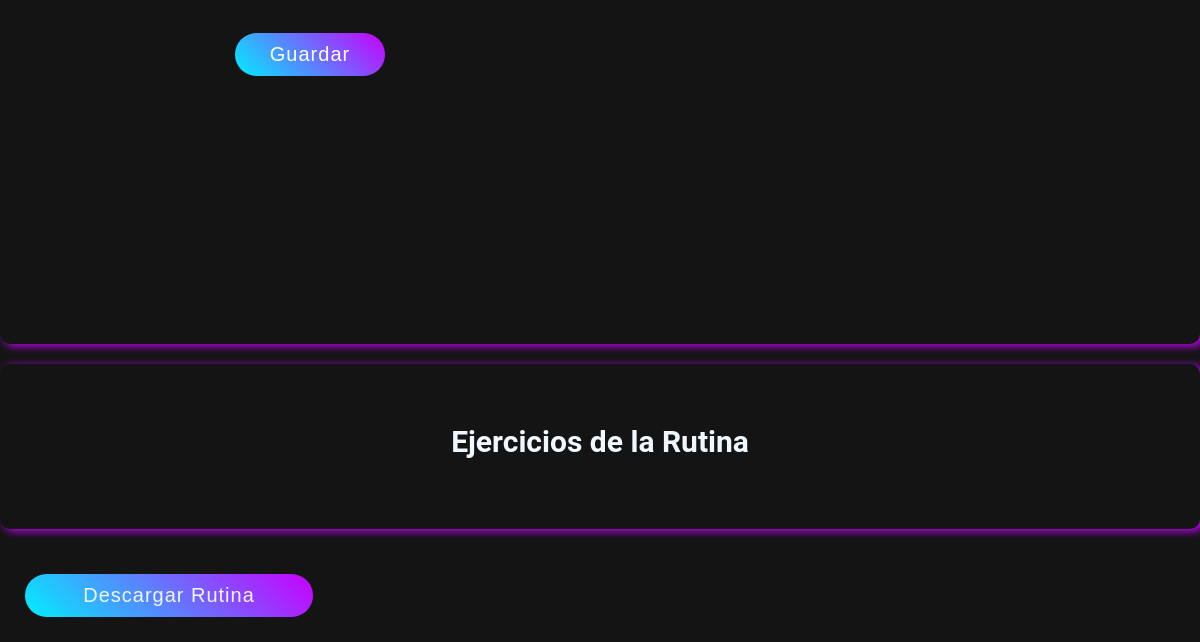
The page /cliente/1/ (signed in, lower part) on the database as committed earlier.
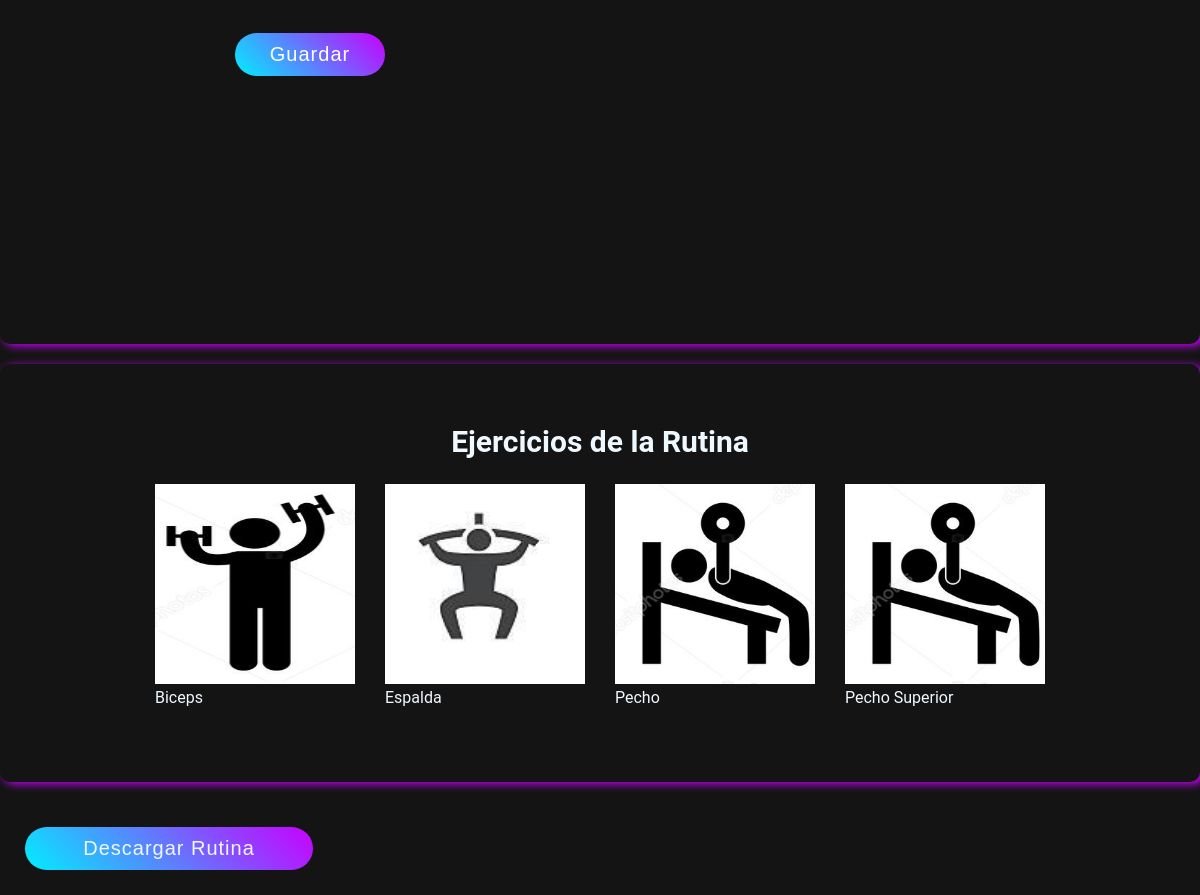
The same page on the database as committed later.
### rutina/models.py (models this page shows, shortened)
class Ejercicio(models.Model):
    nombre = models.CharField(max_length= 50)
    imagen = models.ImageField(upload_to= "rutina/image/")

### controler/views.py (the view, shortened to what this page needs)
# urls.py: path('cliente/<int:id>/', cliente_detail , name='cliente_detail'),
@login_required
def cliente_detail(request, id):
    cliente = get_object_or_404(Cliente, pk=id)
    cliente.monto_total_pagos = cliente.pago_set.aggregate(Sum('monto'))['monto__sum'] or 0.0
    form = FormularioPago()
    pagos = Pago.objects.filter(cliente=id).order_by("-fecha_creacion")[:5]
    form_dia = FormularioDia()
    dias = Dia.objects.filter(clientes=id).order_by('dia')
    rutina_ejercicios = []
    if cliente.rutina:
        rutina_ejercicios = cliente.rutina.ejercicios.all()
    if request.method == 'GET':
        return render(request, 'cliente_id.html', {
            'cliente': cliente,
            'form': form,
            'form_dia': form_dia,
            'dias': dias,
            'pagos': pagos,
            'rutina_ejercicios': rutina_ejercicios,
        })

### controler/models.py (called while the page is built)
    def __str__(self):
         return str(self.horario)

### controler/templates/cliente_id.html (shortened to what this page needs)
{% extends 'navbar.html' %}
    {% block extra_styles %}
    {% load static %}
      <link rel="stylesheet" href="{% static 'css/navbar.css' %}">
      <link rel="stylesheet" href="{% static 'css/cliente_id.css' %}">
    {% endblock %}
{% block content %}
    <div class="tarjeta">
            <div class="formulario">
                    <form action="" method="POST">
                        {{ form_dia.as_p }}
                        <button>
                            Guardar
                        </button>
                    </form>
            </div>
            <div class="mostrar">
            </div>
    </div>
    <div class="tarjeta rutinas-container-fullwidth">
        <div class="rutinas-container">
            <h2>Ejercicios de la Rutina</h2>
            <div class="ejercicio-tarjetas">
                {% for ejercicio in rutina_ejercicios %}
                    <div class="ejercicio-tarjeta">
                        <img src="{{ ejercicio.imagen.url }}" alt="" enctype="multipart/form-data">
                        <p>{{ ejercicio.nombre }}</p>
                    </div>
                {% endfor %}
            </div>
        </div>
    </div>
        <button class = "descargar-pdf" id="descargar-pdf">Descargar Rutina</button>
{% endblock %}

Rows that differ between the two databases and show on the page:
added Ejercicio: imagen (picture), nombre "Biceps"
added Ejercicio: imagen (picture), nombre "Espalda"
added Ejercicio: imagen (picture), nombre "Pecho"
added Ejercicio: imagen (picture), nombre "Pecho Superior"
